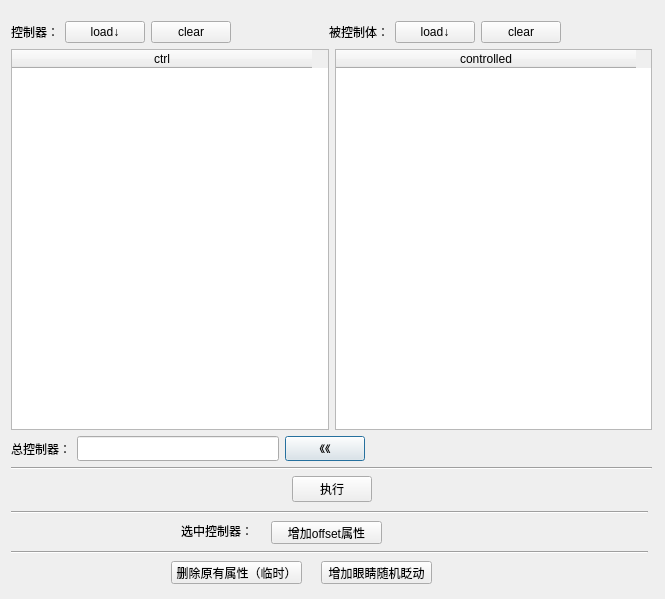
<?xml version="1.0" encoding="UTF-8"?>
<ui version="4.0">
 <class>Dialog</class>
 <widget class="QDialog" name="Dialog">
  <property name="geometry">
   <rect>
    <x>0</x>
    <y>0</y>
    <width>665</width>
    <height>599</height>
   </rect>
  </property>
  <property name="windowTitle">
   <string>梦魇Wave</string>
  </property>
  <layout class="QGridLayout" name="gridLayout">
   <item row="0" column="0">
    <widget class="QWidget" name="widget" native="true">
     <widget class="QWidget" name="gridLayoutWidget">
      <property name="geometry">
       <rect>
        <x>0</x>
        <y>10</y>
        <width>641</width>
        <height>481</height>
       </rect>
      </property>
      <layout class="QGridLayout" name="gridLayout_2">
       <item row="1" column="0">
        <layout class="QVBoxLayout" name="verticalLayout">
         <item>
          <layout class="QHBoxLayout" name="horizontalLayout">
           <item>
            <widget class="QTableWidget" name="source_tw">
             <attribute name="horizontalHeaderDefaultSectionSize">
              <number>300</number>
             </attribute>
             <attribute name="horizontalHeaderMinimumSectionSize">
              <number>1</number>
             </attribute>
             <attribute name="verticalHeaderDefaultSectionSize">
              <number>30</number>
             </attribute>
             <column>
              <property name="text">
               <string>ctrl</string>
              </property>
             </column>
            </widget>
           </item>
           <item>
            <widget class="QTableWidget" name="target_tw">
             <attribute name="horizontalHeaderDefaultSectionSize">
              <number>300</number>
             </attribute>
             <attribute name="verticalHeaderDefaultSectionSize">
              <number>30</number>
             </attribute>
             <column>
              <property name="text">
               <string>controlled</string>
              </property>
             </column>
            </widget>
           </item>
          </layout>
         </item>
         <item>
          <layout class="QHBoxLayout" name="horizontalLayout_5">
           <item>
            <widget class="QLabel" name="label_3">
             <property name="text">
              <string>总控制器：</string>
             </property>
            </widget>
           </item>
           <item>
            <widget class="QLineEdit" name="main_ctrl">
             <property name="maximumSize">
              <size>
               <width>202</width>
               <height>202</height>
              </size>
             </property>
            </widget>
           </item>
           <item>
            <widget class="QPushButton" name="input_main_ctrl_pb">
             <property name="text">
              <string>《《</string>
             </property>
            </widget>
           </item>
           <item>
            <spacer name="horizontalSpacer_8">
             <property name="orientation">
              <enum>Qt::Horizontal</enum>
             </property>
             <property name="sizeHint" stdset="0">
              <size>
               <width>40</width>
               <height>20</height>
              </size>
             </property>
            </spacer>
           </item>
          </layout>
         </item>
         <item>
          <widget class="Line" name="line">
           <property name="orientation">
            <enum>Qt::Horizontal</enum>
           </property>
          </widget>
         </item>
         <item>
          <layout class="QHBoxLayout" name="horizontalLayout_2">
           <item>
            <spacer name="horizontalSpacer">
             <property name="orientation">
              <enum>Qt::Horizontal</enum>
             </property>
             <property name="sizeType">
              <enum>QSizePolicy::Expanding</enum>
             </property>
             <property name="sizeHint" stdset="0">
              <size>
               <width>40</width>
               <height>20</height>
              </size>
             </property>
            </spacer>
           </item>
           <item>
            <widget class="QPushButton" name="doit_pb">
             <property name="text">
              <string>执行</string>
             </property>
            </widget>
           </item>
           <item>
            <spacer name="horizontalSpacer_3">
             <property name="orientation">
              <enum>Qt::Horizontal</enum>
             </property>
             <property name="sizeHint" stdset="0">
              <size>
               <width>40</width>
               <height>20</height>
              </size>
             </property>
            </spacer>
           </item>
          </layout>
         </item>
        </layout>
       </item>
       <item row="0" column="0">
        <layout class="QHBoxLayout" name="horizontalLayout_3">
         <item>
          <widget class="QLabel" name="label">
           <property name="text">
            <string>控制器：</string>
           </property>
          </widget>
         </item>
         <item>
          <widget class="QPushButton" name="load_source_pb">
           <property name="text">
            <string>load↓</string>
           </property>
          </widget>
         </item>
         <item>
          <widget class="QPushButton" name="source_clear_pb">
           <property name="text">
            <string>clear</string>
           </property>
          </widget>
         </item>
         <item>
          <spacer name="horizontalSpacer_4">
           <property name="orientation">
            <enum>Qt::Horizontal</enum>
           </property>
           <property name="sizeType">
            <enum>QSizePolicy::Expanding</enum>
           </property>
           <property name="sizeHint" stdset="0">
            <size>
             <width>40</width>
             <height>20</height>
            </size>
           </property>
          </spacer>
         </item>
         <item>
          <widget class="QLabel" name="label_2">
           <property name="text">
            <string>被控制体：</string>
           </property>
          </widget>
         </item>
         <item>
          <widget class="QPushButton" name="load_target_pb">
           <property name="text">
            <string>load↓</string>
           </property>
          </widget>
         </item>
         <item>
          <widget class="QPushButton" name="target_clear_pb">
           <property name="text">
            <string>clear</string>
           </property>
          </widget>
         </item>
         <item>
          <spacer name="horizontalSpacer_5">
           <property name="orientation">
            <enum>Qt::Horizontal</enum>
           </property>
           <property name="sizeHint" stdset="0">
            <size>
             <width>40</width>
             <height>20</height>
            </size>
           </property>
          </spacer>
         </item>
        </layout>
       </item>
      </layout>
     </widget>
     <widget class="Line" name="line_3">
      <property name="geometry">
       <rect>
        <x>0</x>
        <y>500</y>
        <width>637</width>
        <height>3</height>
       </rect>
      </property>
      <property name="orientation">
       <enum>Qt::Horizontal</enum>
      </property>
     </widget>
     <widget class="QPushButton" name="add_offset_doit_pb">
      <property name="geometry">
       <rect>
        <x>260</x>
        <y>510</y>
        <width>111</width>
        <height>23</height>
       </rect>
      </property>
      <property name="text">
       <string>增加offset属性</string>
      </property>
     </widget>
     <widget class="QPushButton" name="add_blink_pb">
      <property name="geometry">
       <rect>
        <x>310</x>
        <y>550</y>
        <width>111</width>
        <height>23</height>
       </rect>
      </property>
      <property name="text">
       <string>增加眼睛随机眨动</string>
      </property>
     </widget>
     <widget class="Line" name="line_4">
      <property name="geometry">
       <rect>
        <x>0</x>
        <y>540</y>
        <width>637</width>
        <height>3</height>
       </rect>
      </property>
      <property name="orientation">
       <enum>Qt::Horizontal</enum>
      </property>
     </widget>
     <widget class="QLabel" name="label_4">
      <property name="geometry">
       <rect>
        <x>170</x>
        <y>510</y>
        <width>71</width>
        <height>20</height>
       </rect>
      </property>
      <property name="text">
       <string>选中控制器：</string>
      </property>
     </widget>
     <widget class="QPushButton" name="delete_old_attr_pb">
      <property name="geometry">
       <rect>
        <x>160</x>
        <y>550</y>
        <width>131</width>
        <height>23</height>
       </rect>
      </property>
      <property name="text">
       <string>删除原有属性（临时）</string>
      </property>
     </widget>
    </widget>
   </item>
  </layout>
 </widget>
 <resources/>
 <connections/>
</ui>
